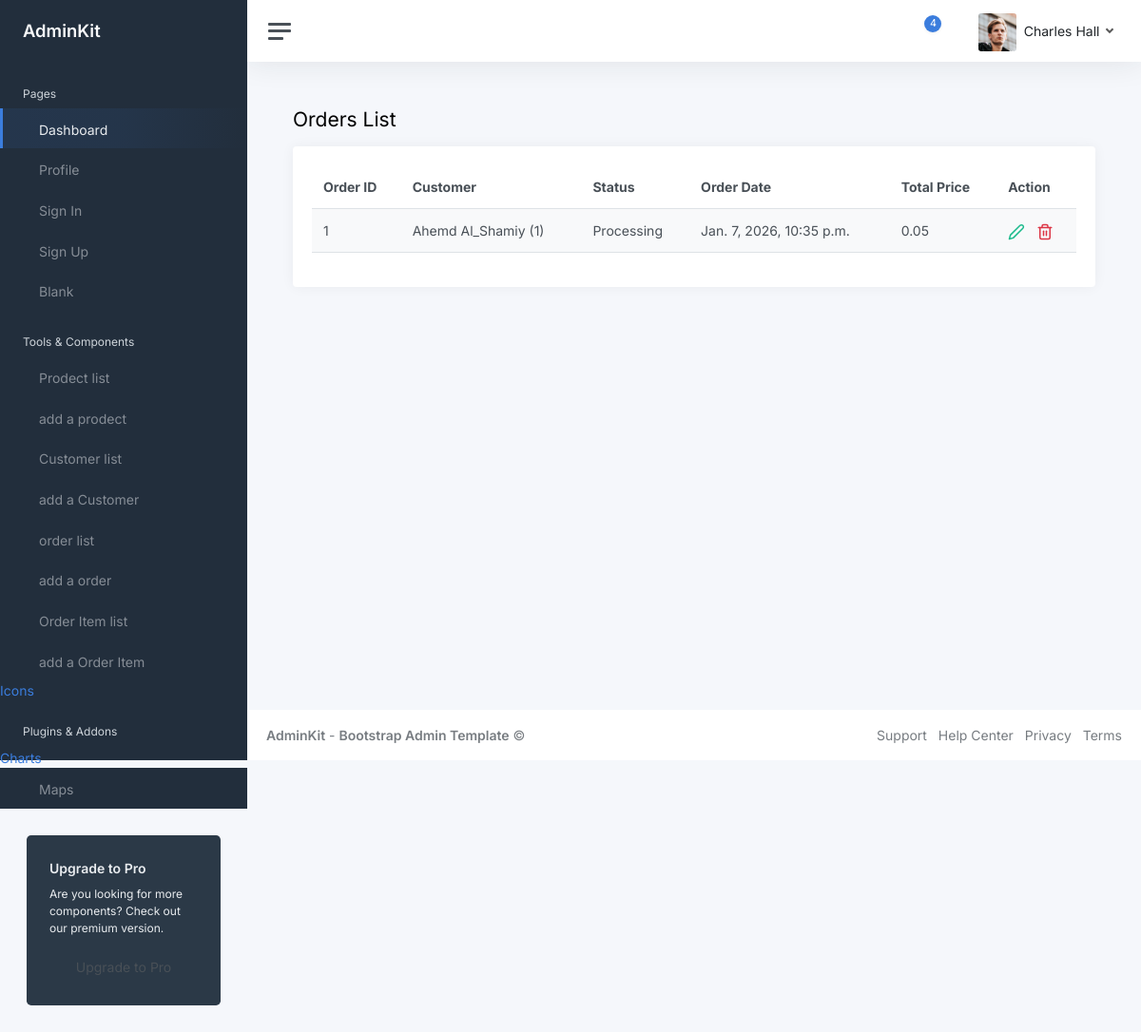
The app's page /dashboard/list-order/ (signed in) with its own data.
### shop/models.py (models this page shows, shortened)
class Order(models.Model):
     ID=models.AutoField(primary_key=True)
     customer_name=models.CharField(max_length=100, verbose_name="Customer Name")
     customer_id = models.ForeignKey(
        Customer,
        on_delete=models.CASCADE,
        related_name='orders',
        verbose_name="Customer_id"
    )
     order_date = models.DateTimeField(auto_now_add=True, verbose_name="Order Date")
     STATUS_CHOICES = [
        ('Pending','Pending'),
        ('Processing','Processing'),
        ('Shipped','Shipped'),
        ('Delivered','Delivered'),
    ]
     status = models.CharField(
        max_length=20,
        choices=STATUS_CHOICES,
        default='Pending',
        verbose_name="Order Status "
    )
     total_price = models.DecimalField(max_digits=10, decimal_places=2, default=0.00, verbose_name="Total Price")

class Customer(models.Model):
    ID=models.AutoField(primary_key=True)
    fname = models.CharField(max_length=50, verbose_name="First name")
    mname = models.CharField(max_length=50, blank=True, null=True, verbose_name="middle name")
    lname = models.CharField(max_length=50, verbose_name="Last name")
    phone = models.CharField(max_length=12, unique=True,verbose_name="Phone Numer" )
    Email = models.EmailField(unique=True)
    Address = models.CharField(max_length=150)
    created_at = models.DateTimeField(auto_now_add=True)
    updated_at = models.DateTimeField(auto_now=True)
    def __str__(self):
        return f"{self.fname} {self.lname} ({self.ID})"

### shop/views.py (the view)
# urls.py: path('dashboard/list-order/', views.list_order, name='list_order'),
@login_required(login_url='login')
@user_passes_test(is_admin)
def list_order(request):
    order=Order.objects.all()
    return render(request, 'dashboard/listOrder.html',{'all_order':order})

### shop/views.py (called while the page is built)
def is_admin(user):
    return user.is_staff

### shop/templates/dashboard/listOrder.html (shortened to what this page needs)
{% extends "dashboard/base.html" %}
{% block content %}
<main class="content">
    <div class="container-fluid p-0">
        <div class="mb-3">
            <h1 class="h3 d-inline align-middle">Orders List</h1>
        </div>
        <div class="card">
            <div class="card-body">
                <table class="table table-striped">
                    <thead>
                        <tr>
                            <th>Order ID</th>
                            <th>Customer</th>
                            <th>Status</th>
                            <th>Order Date</th>
                            <th>Total Price</th>
                            <th>Action</th>
                        </tr>
                    </thead>
                    <tbody>
                        {% for a in all_order %}
                        <tr>
                            <td>{{a.ID}}</td>
                            <td>{{a.customer_id}}</td>
                            <td>{{a.status}}</td>
                            <td>{{a.order_date}}</td>
                            <td>{{a.total_price}}</td>
                            <td>
                                <a href="{% url 'edit_a_order' a.ID %}" class="me-2">
                                    <svg xmlns="http://www.w3.org/2000/svg" width="20" height="20" viewBox="0 0 24 24" fill="none" stroke="currentColor" stroke-width="2" stroke-linecap="round" stroke-linejoin="round" class="feather feather-edit-2 align-middle text-success">
                                        <path d="M17 3a2.828 2.828 0 1 1 4 4L7.5 20.5 2 22l1.5-5.5L17 3z"></path>
                                    </svg>
                                </a>
                                <a href="{% url 'delete_order' a.ID %}">
                                </a>
                            </td>
                        </tr>
                        {% endfor %}
                    </tbody>
                </table>
            </div>
        </div>
    </div>
</main>
{% endblock content %}

### records on screen
Order: ID "1", customer_id "Ahemd Al_Shamiy (1)", status "Processing", order_date "Jan. 7, 2026, 10:35 p.m.", total_price "0.05"
